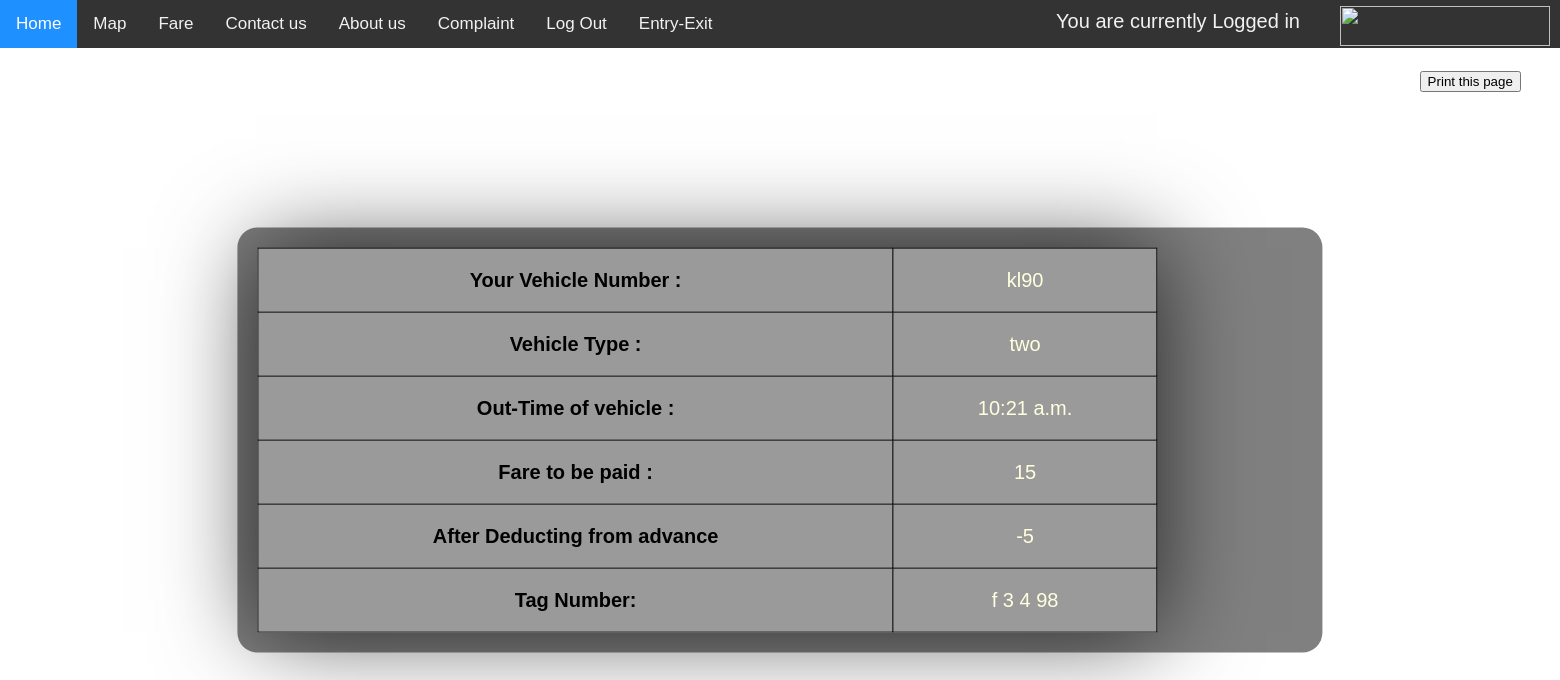
Page /printexit/ on the earlier database version.
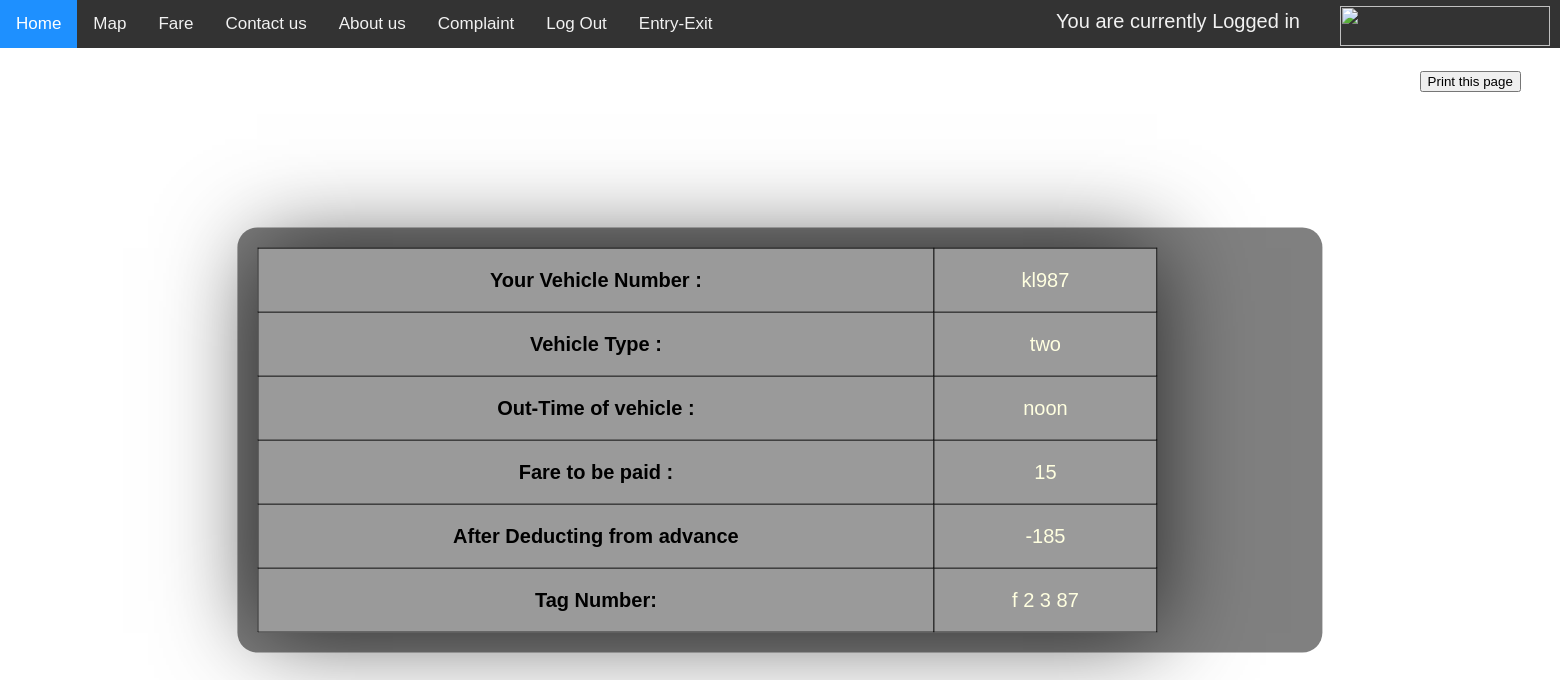
Same page on the later database version.
### parking/models.py (models this page shows, shortened)
class Vehicleexit(models.Model):
    vno = models.CharField(max_length=10,default='')
    vty = models.CharField(max_length=10, choices=VEHICLE_CHOICE, default='two')
    outtime = models.TimeField(null=True, blank=True)
    farem = models.CharField(max_length=4,null=True, blank=True)
    tno = models.CharField(max_length=10,default='')
    finalpay = models.CharField(max_length=10)

### parking/views.py (the view)
# urls.py: path('printexit/', views.printexit, name='printexit'),
def printexit(request):
    obj = Vehicleexit.objects.filter().last()
    return render(request, 'printexit.html', {'obj':obj})

### parking/templates/printexit.html (shortened to what this page needs)
<!DOCTYPE html>
<!DOCTYPE html>
<html lang="en">
<head>
</head>
<body>
<div class="topnav">
  <a class="active" href="/">Home</a>
  <a href="/maps">Map</a>
    <a href="/fare">Fare</a>
  <a href="/contactus">Contact us</a>
    <a href="/aboutus">About us</a>
    <a href="/complaint">Complaint</a>
    <a href="/">Log Out</a>
    <a href="/entryex">Entry-Exit</a>
    <a><div class="toplg">You are currently Logged in</div></a>
    <a><div class="topright"><img src="https://i.ibb.co/SsDM6pc/securepark.png" width="210" height="40"></div></a>
</div>
<div class="bg-heading">
    <button onclick="myFunction()">Print this page</button>
</div>
<div class="bg-text">
{% if obj %}
<table>
<tbody>
  <tr>
      <td style="color: #000000;"><b>Your Vehicle Number :</b></td>
    <td style="text-align:center;">{{ obj.vno }}</td>
  </tr>
  <tr>
      <td style="color: #000000;"><b>Vehicle Type :</b></td>
    <td style="text-align:center;">{{ obj.vty }}</td>
  </tr>
  <tr>
      <td style="color: #000000;"><b>Out-Time of vehicle :</b></td>
    <td style="text-align:center;">{{ obj.outtime }}</td>
  </tr>
  <tr>
      <td style="color: #000000;"><b>Fare to be paid :</b></td>
    <td style="text-align:center;">{{ obj.farem }}</td>
  </tr>
  <tr>
    <td style="color: #000000;"><b>After Deducting from advance</b></td>
  <td style="text-align:center;">{{ obj.finalpay }}</td>
</tr>
  <tr>
      <td style="color: #000000;"><b>Tag Number:</b></td>
    <td style="text-align:center;">{{ obj.tno }}</td>
  </tr>
</tbody>
</table>
{% endif %}
</div>
</body>
</html>

Differences in the rows shown:
no longer on this page (row unchanged): Vehicleexit: vno "kl90", vty "two", outtime "10:21 a.m.", farem "15", finalpay "-5", tno "f 3 4 98"
added Vehicleexit: vno "kl987", vty "two", outtime "noon", farem "15", finalpay "-185", tno "f 2 3 87"
